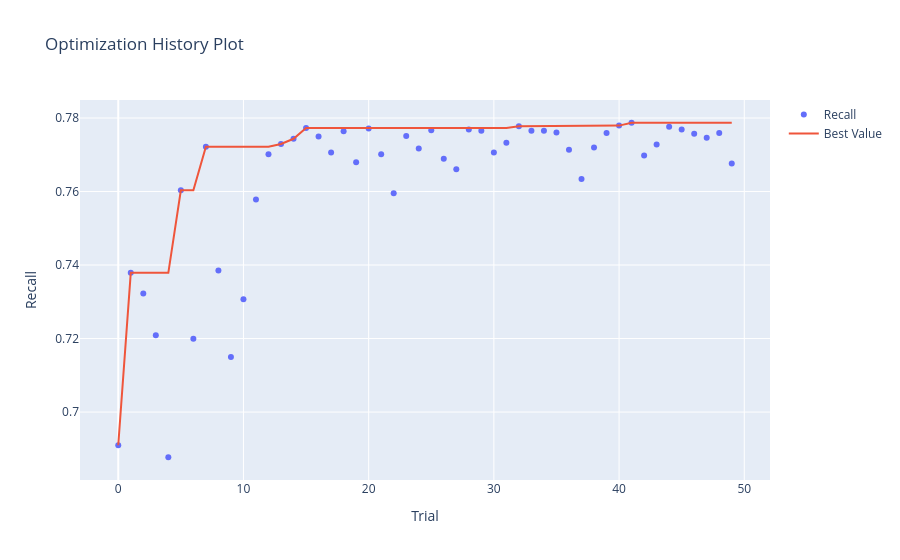
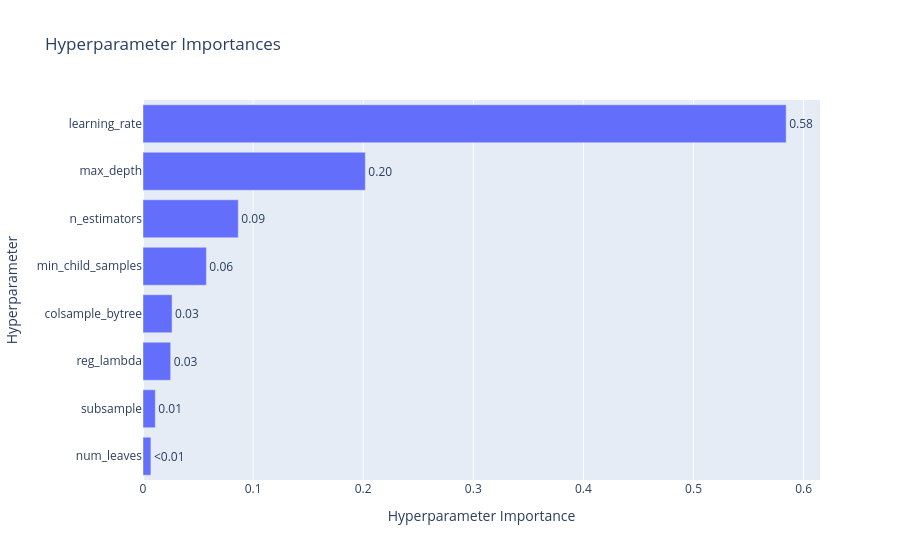

Notebook code cell kept with these figures, in order:
### Code cell
fig1 = viz.plot_optimization_history(study_lgbm, target_name="Recall")
fig1.show()

fig2 = viz.plot_param_importances(study_lgbm, target_name="Recall")
fig2.show()

### Figure 1 — Plotly figure (JSON) as saved in the notebook; plotly's stock layout.template omitted (floating-point values rounded to 4 significant figures)
{"data": [{"mode": "markers", "name": "Recall", "type": "scatter", "x": [0, 1, 2, 3, 4, 5, 6, 7, 8, 9, 10, 11, 12, 13, 14, 15, 16, 17, 18, 19, 20, 21, 22, 23, 24, 25, 26, 27, 28, 29, 30, 31, 32, 33, 34, 35, 36, 37, 38, 39, 40, 41, 42, 43, 44, 45, 46, 47, 48, 49], "y": [0.691, 0.7379, 0.7323, 0.7209, 0.6877, 0.7603, 0.72, 0.7722, 0.7385, 0.715, 0.7307, 0.7578, 0.7701, 0.7729, 0.7743, 0.7773, 0.775, 0.7706, 0.7764, 0.768, 0.7772, 0.7701, 0.7595, 0.7751, 0.7717, 0.7767, 0.7689, 0.7661, 0.7768, 0.7765, 0.7706, 0.7733, 0.7778, 0.7765, 0.7765, 0.7761, 0.7714, 0.7634, 0.772, 0.7759, 0.7779, 0.7787, 0.7698, 0.7728, 0.7776, 0.7768, 0.7758, 0.7747, 0.7759, 0.7676]}, {"mode": "lines", "name": "Best Value", "type": "scatter", "x": [0, 1, 2, 3, 4, 5, 6, 7, 8, 9, 10, 11, 12, 13, 14, 15, 16, 17, 18, 19, 20, 21, 22, 23, 24, 25, 26, 27, 28, 29, 30, 31, 32, 33, 34, 35, 36, 37, 38, 39, 40, 41, 42, 43, 44, 45, 46, 47, 48, 49], "y": [0.691, 0.7379, 0.7379, 0.7379, 0.7379, 0.7603, 0.7603, 0.7722, 0.7722, 0.7722, 0.7722, 0.7722, 0.7722, 0.7729, 0.7743, 0.7773, 0.7773, 0.7773, 0.7773, 0.7773, 0.7773, 0.7773, 0.7773, 0.7773, 0.7773, 0.7773, 0.7773, 0.7773, 0.7773, 0.7773, 0.7773, 0.7773, 0.7778, 0.7778, 0.7778, 0.7778, 0.7778, 0.7778, 0.7778, 0.7778, 0.7779, 0.7787, 0.7787, 0.7787, 0.7787, 0.7787, 0.7787, 0.7787, 0.7787, 0.7787]}, {"marker": {"color": "#cccccc"}, "mode": "markers", "name": "Infeasible Trial", "showlegend": false, "type": "scatter", "x": [], "y": []}], "layout": {"title": {"text": "Optimization History Plot"}, "xaxis": {"title": {"text": "Trial"}}, "yaxis": {"title": {"text": "Recall"}}}}

### Figure 2 — Plotly figure (JSON) as saved in the notebook; plotly's stock layout.template omitted (floating-point values rounded to 4 significant figures)
{"data": [{"cliponaxis": false, "hovertemplate": ["num_leaves (IntDistribution): 0.0071943049719067525<extra></extra>", "subsample (FloatDistribution): 0.011170145174410744<extra></extra>", "reg_lambda (FloatDistribution): 0.02512635897942271<extra></extra>", "colsample_bytree (FloatDistribution): 0.026405888423069606<extra></extra>", "min_child_samples (IntDistribution): 0.0575503985887121<extra></extra>", "n_estimators (IntDistribution): 0.08652039446381239<extra></extra>", "max_depth (IntDistribution): 0.20192017835358347<extra></extra>", "learning_rate (FloatDistribution): 0.5841123310450822<extra></extra>"], "name": "Recall", "orientation": "h", "text": ["<0.01", "0.01", "0.03", "0.03", "0.06", "0.09", "0.20", "0.58"], "textposition": "outside", "type": "bar", "x": [0.007194, 0.01117, 0.02513, 0.02641, 0.05755, 0.08652, 0.2019, 0.5841], "y": ["num_leaves", "subsample", "reg_lambda", "colsample_bytree", "min_child_samples", "n_estimators", "max_depth", "learning_rate"]}], "layout": {"title": {"text": "Hyperparameter Importances"}, "xaxis": {"title": {"text": "Hyperparameter Importance"}}, "yaxis": {"title": {"text": "Hyperparameter"}}}}
